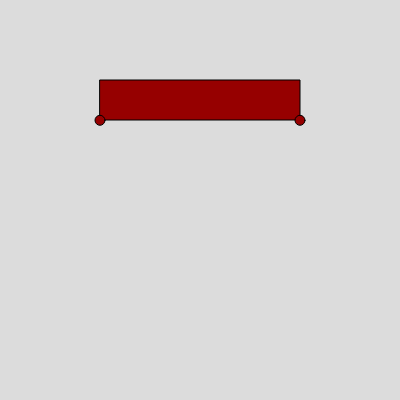
Frame 1 (no input)
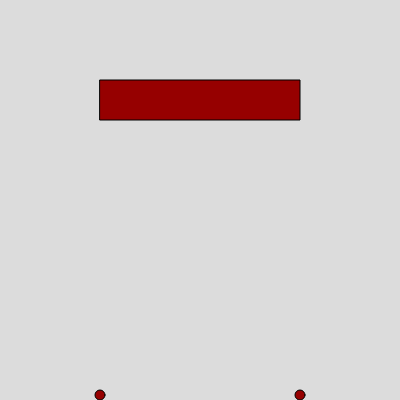
Frame 60 (no input)
Frame 120 (the mouse pressed at the canvas centre since frame 60): identical to frame 60, image omitted

The p5.js sketch that drew these frames (run headless with seeded random() and noise() and a simulated clock; from frame 60 on, the mouse is pressed at the canvas centre):

// p5.js sketch
// ── sketch.js
// Particle dropping example using classes

let particleLeft, particleRight;
let gravity = 0.3;
let rectX, rectY, rectW, rectH;

function setup() {
  createCanvas(400, 400);
  
  // Rectangle dimensions and position
  rectW = width / 2;
  rectH = height / 10;
  rectX = width / 2;
  rectY = height / 4;

  // Create two Particle instances at left and right rectangle edges
  particleLeft = new Particle(rectX - rectW / 2, rectY + rectH / 2);
  particleRight = new Particle(rectX + rectW / 2, rectY + rectH / 2);
}

function draw() {
  background(220);

  // Draw the rectangle (paint source)
  rectMode(CENTER);
  fill(150, 0, 0);
  rect(rectX, rectY, rectW, rectH);

  // Update and show particles
  particleLeft.update();
  particleLeft.show();

  particleRight.update();
  particleRight.show();
}

// Particle class definition
class Particle {
  // Constructor initializes properties
  constructor(x, y) {
    this.x = x;
    this.y = y;
    this.vy = 0;
    this.size = 10;
  }

  // Update particle position and apply friction at bottom
  update() {
    // Gravity increases downward velocity
    this.vy += gravity;
    this.y += this.vy;

    // Collision with canvas bottom applies friction effect
    if (this.y >= height - this.size / 2) {
      this.y = height - this.size / 2;
      this.vy *= -0.2; // friction slows down particle
      
      // Stop completely if velocity is minimal
      if (abs(this.vy) < 0.1) {
        this.vy = 0;
      }
    }
  }

  // Display the particle on canvas
  show() {
    fill(150, 0, 0);
    ellipse(this.x, this.y, this.size);
  }
}
